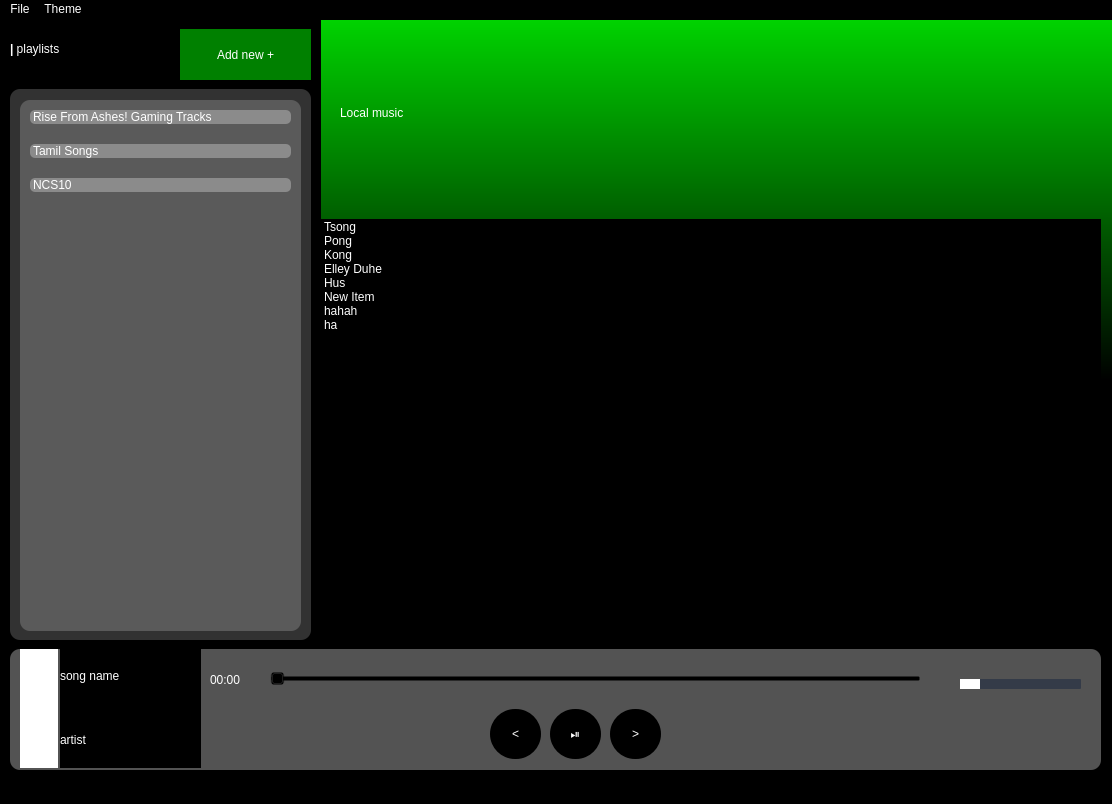
<?xml version="1.0" encoding="UTF-8"?>
<ui version="4.0">
 <class>MainWindow</class>
 <widget class="QMainWindow" name="MainWindow">
  <property name="geometry">
   <rect>
    <x>0</x>
    <y>0</y>
    <width>1112</width>
    <height>804</height>
   </rect>
  </property>
  <property name="sizePolicy">
   <sizepolicy hsizetype="Fixed" vsizetype="Fixed">
    <horstretch>0</horstretch>
    <verstretch>0</verstretch>
   </sizepolicy>
  </property>
  <property name="maximumSize">
   <size>
    <width>1112</width>
    <height>804</height>
   </size>
  </property>
  <property name="windowTitle">
   <string>MainWindow</string>
  </property>
  <property name="styleSheet">
   <string notr="true">background-color: black;
color: white;</string>
  </property>
  <widget class="QWidget" name="centralwidget">
   <widget class="QFrame" name="topBanner">
    <property name="geometry">
     <rect>
      <x>320</x>
      <y>0</y>
      <width>801</width>
      <height>361</height>
     </rect>
    </property>
    <property name="styleSheet">
     <string notr="true">QFrame{
background-color: qlineargradient(spread:pad, x1:0, y1:0, x2:0, y2:1, stop:0 rgba(0, 211, 0, 255), stop:1 rgba(0, 0, 0, 255));
}</string>
    </property>
    <property name="frameShape">
     <enum>QFrame::StyledPanel</enum>
    </property>
    <property name="frameShadow">
     <enum>QFrame::Raised</enum>
    </property>
    <widget class="QLabel" name="playlist_name">
     <property name="geometry">
      <rect>
       <x>20</x>
       <y>60</y>
       <width>284</width>
       <height>67</height>
      </rect>
     </property>
     <property name="sizePolicy">
      <sizepolicy hsizetype="Maximum" vsizetype="Maximum">
       <horstretch>0</horstretch>
       <verstretch>0</verstretch>
      </sizepolicy>
     </property>
     <property name="styleSheet">
      <string notr="true">QLabel{
font: 30pt &quot;Segoe UI Black&quot;;
padding: 0px;
background-color: rgba(0,0,0,0);
}</string>
     </property>
     <property name="text">
      <string>Local music</string>
     </property>
    </widget>
   </widget>
   <widget class="QListWidget" name="playlist">
    <property name="geometry">
     <rect>
      <x>320</x>
      <y>200</y>
      <width>781</width>
      <height>421</height>
     </rect>
    </property>
    <property name="styleSheet">
     <string notr="true">QListWidget{
background-color: transparent;
font: 63 18pt &quot;Segoe UI Black&quot;;
}
QListWidget::item{
background-color: rgba(0,0,0,50);
border-bottom: 1px solid grey;
border-radius: 0px;
height: 50px;
padding: 5px;
margin: 5px;
}
QListWidget::item:hover{
background-color: rgba(255,255,255,125);
border: 1px solid green;
border-radius: 5px;
height: 70px;
padding: 5px;
margin: 5px;
}
QListWidget::item:selected{
color: green;
background-color: black;
border-left: 8px solid green;
border-radius: 0px;	
font: 25 20pt &quot;Segoe UI&quot;;
}
QScrollBar::handle:vertical{
border-radius: 2px;
}
QScrollBar::</string>
    </property>
    <item>
     <property name="text">
      <string>Tsong</string>
     </property>
    </item>
    <item>
     <property name="text">
      <string>Pong</string>
     </property>
    </item>
    <item>
     <property name="text">
      <string>Kong</string>
     </property>
    </item>
    <item>
     <property name="text">
      <string>Elley Duhe</string>
     </property>
    </item>
    <item>
     <property name="text">
      <string>Hus</string>
     </property>
    </item>
    <item>
     <property name="text">
      <string>New Item</string>
     </property>
    </item>
    <item>
     <property name="text">
      <string>hahah</string>
     </property>
    </item>
    <item>
     <property name="text">
      <string>ha</string>
     </property>
    </item>
   </widget>
   <widget class="QFrame" name="frame">
    <property name="geometry">
     <rect>
      <x>10</x>
      <y>70</y>
      <width>301</width>
      <height>551</height>
     </rect>
    </property>
    <property name="styleSheet">
     <string notr="true">QFrame{
background-color: rgba(255,255,255,50);
border-radius: 10px;
}</string>
    </property>
    <property name="frameShape">
     <enum>QFrame::StyledPanel</enum>
    </property>
    <property name="frameShadow">
     <enum>QFrame::Raised</enum>
    </property>
    <widget class="QListWidget" name="playlists">
     <property name="geometry">
      <rect>
       <x>10</x>
       <y>11</y>
       <width>281</width>
       <height>531</height>
      </rect>
     </property>
     <property name="styleSheet">
      <string notr="true">QListWidget{
font: 63 20pt &quot;Segoe UI&quot;;
}
QListWidget::item{
margin: 10px;
border-radius: 5px;
width: 100%;
background-color: rgba(255,255,255, 75);
}
QListWidget::item:hover{
border-left: 4px solid green;
}
QListWidget::item:selected{
border-left: 6px solid green;
color: green;
}</string>
     </property>
     <item>
      <property name="text">
       <string>Rise From Ashes! Gaming Tracks</string>
      </property>
     </item>
     <item>
      <property name="text">
       <string>Tamil Songs</string>
      </property>
     </item>
     <item>
      <property name="text">
       <string>NCS10</string>
      </property>
     </item>
    </widget>
   </widget>
   <widget class="QLabel" name="playlist_name_3">
    <property name="geometry">
     <rect>
      <x>10</x>
      <y>0</y>
      <width>171</width>
      <height>61</height>
     </rect>
    </property>
    <property name="styleSheet">
     <string notr="true">QLabel{
font: 25pt &quot;Segoe UI Light&quot;;
padding: 0px;
background-color: rgba(0,0,0,0);
}</string>
    </property>
    <property name="text">
     <string>&lt;html&gt;&lt;head/&gt;&lt;body&gt;&lt;p&gt;&lt;span style=&quot; font-weight:600;&quot;&gt;|&lt;/span&gt; playlists&lt;/p&gt;&lt;/body&gt;&lt;/html&gt;</string>
    </property>
   </widget>
   <widget class="QPushButton" name="addPlalistButton">
    <property name="geometry">
     <rect>
      <x>180</x>
      <y>10</y>
      <width>131</width>
      <height>51</height>
     </rect>
    </property>
    <property name="toolTip">
     <string>Create new...</string>
    </property>
    <property name="styleSheet">
     <string notr="true">QPushButton{
border: 1px solid green;
background-color: green;
font: 12pt &quot;Segoe UI&quot;;
padding: 2px;
}
QPushButton:hover{
background-color: darkgreen;
}</string>
    </property>
    <property name="text">
     <string>Add new +</string>
    </property>
   </widget>
   <widget class="QFrame" name="frame_2">
    <property name="geometry">
     <rect>
      <x>10</x>
      <y>630</y>
      <width>1091</width>
      <height>121</height>
     </rect>
    </property>
    <property name="styleSheet">
     <string notr="true">QFrame{
background-color: rgb(83, 83, 83);
border-radius: 10px;
}</string>
    </property>
    <property name="frameShape">
     <enum>QFrame::StyledPanel</enum>
    </property>
    <property name="frameShadow">
     <enum>QFrame::Raised</enum>
    </property>
    <widget class="QLabel" name="coverImage">
     <property name="geometry">
      <rect>
       <x>10</x>
       <y>-2</y>
       <width>38</width>
       <height>121</height>
      </rect>
     </property>
     <property name="sizePolicy">
      <sizepolicy hsizetype="Fixed" vsizetype="Preferred">
       <horstretch>0</horstretch>
       <verstretch>0</verstretch>
      </sizepolicy>
     </property>
     <property name="styleSheet">
      <string notr="true">QLabel{
background-color: white;
border-radius: 0px;
height: 20px;
width: 80px;
}</string>
     </property>
     <property name="text">
      <string>&lt;html&gt;&lt;head/&gt;&lt;body&gt;&lt;p&gt;&lt;span style=&quot; font-weight:600;&quot;&gt;album&lt;/span&gt;&lt;/p&gt;&lt;/body&gt;&lt;/html&gt;</string>
     </property>
    </widget>
    <widget class="QWidget" name="">
     <property name="geometry">
      <rect>
       <x>50</x>
       <y>-2</y>
       <width>141</width>
       <height>121</height>
      </rect>
     </property>
     <layout class="QVBoxLayout" name="verticalLayout" stretch="0,0">
      <property name="sizeConstraint">
       <enum>QLayout::SetNoConstraint</enum>
      </property>
      <item>
       <widget class="QLabel" name="songName">
        <property name="styleSheet">
         <string notr="true">QLabel{
font: 15pt &quot;Segoe UI Light&quot;;
padding: 0px;
background-color: rgba(0,0,0,0);
}</string>
        </property>
        <property name="text">
         <string>song name</string>
        </property>
       </widget>
      </item>
      <item>
       <widget class="QLabel" name="artistName">
        <property name="styleSheet">
         <string notr="true">QLabel{
font: 10pt &quot;Segoe UI Semibold&quot;;
padding: 0px;
background-color: rgba(0,0,0,0);
}</string>
        </property>
        <property name="text">
         <string>artist</string>
        </property>
       </widget>
      </item>
     </layout>
    </widget>
    <widget class="QPushButton" name="prevSongButton">
     <property name="geometry">
      <rect>
       <x>480</x>
       <y>60</y>
       <width>51</width>
       <height>50</height>
      </rect>
     </property>
     <property name="sizePolicy">
      <sizepolicy hsizetype="Expanding" vsizetype="Fixed">
       <horstretch>1</horstretch>
       <verstretch>0</verstretch>
      </sizepolicy>
     </property>
     <property name="styleSheet">
      <string notr="true">QPushButton{
height: 50%;
border-radius: 25%;
font: 20pt &quot;Segoe Fluent Icons&quot;;
}
QPushButton:hover{
background-color: rgba(255,255,255,50);
}</string>
     </property>
     <property name="text">
      <string>&lt;</string>
     </property>
    </widget>
    <widget class="QPushButton" name="playPauseButton">
     <property name="geometry">
      <rect>
       <x>540</x>
       <y>60</y>
       <width>51</width>
       <height>50</height>
      </rect>
     </property>
     <property name="sizePolicy">
      <sizepolicy hsizetype="Expanding" vsizetype="Fixed">
       <horstretch>1</horstretch>
       <verstretch>0</verstretch>
      </sizepolicy>
     </property>
     <property name="styleSheet">
      <string notr="true">QPushButton{
height: 50%;
border-radius: 25%;
	font: 20pt &quot;Segoe UI Symbol&quot;;
}
QPushButton:hover{
background-color: rgba(255,255,255,50);
}</string>
     </property>
     <property name="text">
      <string>⏯</string>
     </property>
    </widget>
    <widget class="QPushButton" name="nextSongButton">
     <property name="geometry">
      <rect>
       <x>600</x>
       <y>60</y>
       <width>51</width>
       <height>50</height>
      </rect>
     </property>
     <property name="sizePolicy">
      <sizepolicy hsizetype="Expanding" vsizetype="Fixed">
       <horstretch>1</horstretch>
       <verstretch>0</verstretch>
      </sizepolicy>
     </property>
     <property name="styleSheet">
      <string notr="true">QPushButton{
height: 50%;
border-radius: 25%;
	font: 20pt &quot;Segoe Fluent Icons&quot;;
}
QPushButton:hover{
background-color: rgba(255,255,255,50);
}</string>
     </property>
     <property name="text">
      <string>&gt;</string>
     </property>
    </widget>
    <widget class="QSlider" name="volumeSlider">
     <property name="geometry">
      <rect>
       <x>950</x>
       <y>20</y>
       <width>121</width>
       <height>31</height>
      </rect>
     </property>
     <property name="sizePolicy">
      <sizepolicy hsizetype="Expanding" vsizetype="Preferred">
       <horstretch>1</horstretch>
       <verstretch>0</verstretch>
      </sizepolicy>
     </property>
     <property name="styleSheet">
      <string notr="true">QSlider{
background-color: None;
}
QSlider::groove:horizontal {
    border-radius: 1px;
    height: 10px;
    margin: 0px;
    background-color: rgb(52, 59, 72);
}
QSlider::groove:horizontal:hover {
    background-color: rgb(55, 62, 76);
}
QSlider::handle:horizontal {
    background-color: rgb(255, 255, 255);
    border: none;
    height: 40px;
    width: 20px;
    margin: 0;
    border-radius: 10px;
    padding: -20px 0px;
}
QSlider::handle:horizontal:hover {
    background-color: rgb(155, 180, 255);
}
QSlider::handle:horizontal:pressed {
    background-color: rgb(65, 255, 195);
}</string>
     </property>
     <property name="orientation">
      <enum>Qt::Horizontal</enum>
     </property>
    </widget>
    <widget class="QSlider" name="progressBar">
     <property name="geometry">
      <rect>
       <x>260</x>
       <y>20</y>
       <width>651</width>
       <height>20</height>
      </rect>
     </property>
     <property name="styleSheet">
      <string notr="true">QSlider{
background-color: transparent;
}</string>
     </property>
     <property name="orientation">
      <enum>Qt::Horizontal</enum>
     </property>
    </widget>
    <widget class="QLabel" name="timeLabel">
     <property name="geometry">
      <rect>
       <x>200</x>
       <y>10</y>
       <width>41</width>
       <height>41</height>
      </rect>
     </property>
     <property name="styleSheet">
      <string notr="true">QLabel{
font: 10pt &quot;Segoe UI Semibold&quot;;
padding: 0px;
background-color: rgba(0,0,0,0);
}</string>
     </property>
     <property name="text">
      <string>00:00</string>
     </property>
    </widget>
   </widget>
  </widget>
  <widget class="QMenuBar" name="menubar">
   <property name="geometry">
    <rect>
     <x>0</x>
     <y>0</y>
     <width>1112</width>
     <height>26</height>
    </rect>
   </property>
   <widget class="QMenu" name="menuFile">
    <property name="title">
     <string>File</string>
    </property>
    <addaction name="actionOpen"/>
    <addaction name="actionOpen_folder"/>
   </widget>
   <widget class="QMenu" name="menuTheme">
    <property name="title">
     <string>Theme</string>
    </property>
   </widget>
   <addaction name="menuFile"/>
   <addaction name="menuTheme"/>
  </widget>
  <widget class="QStatusBar" name="statusbar"/>
  <action name="actionOpen">
   <property name="text">
    <string>Open...</string>
   </property>
  </action>
  <action name="actionOpen_folder">
   <property name="text">
    <string>Open folder...</string>
   </property>
  </action>
 </widget>
 <resources/>
 <connections/>
</ui>
